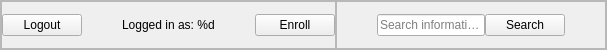
            <widget class="QFrame" name="student_menu_container">
             <property name="maximumSize">
              <size>
               <width>16777215</width>
               <height>50</height>
              </size>
             </property>
             <property name="frameShape">
              <enum>QFrame::StyledPanel</enum>
             </property>
             <property name="frameShadow">
              <enum>QFrame::Raised</enum>
             </property>
             <layout class="QHBoxLayout" name="horizontalLayout_5">
              <property name="spacing">
               <number>0</number>
              </property>
              <property name="leftMargin">
               <number>0</number>
              </property>
              <property name="topMargin">
               <number>0</number>
              </property>
              <property name="rightMargin">
               <number>0</number>
              </property>
              <property name="bottomMargin">
               <number>0</number>
              </property>
              <item>
               <widget class="QFrame" name="student_button_container">
                <property name="frameShape">
                 <enum>QFrame::StyledPanel</enum>
                </property>
                <property name="frameShadow">
                 <enum>QFrame::Raised</enum>
                </property>
                <layout class="QHBoxLayout" name="horizontalLayout_6">
                 <property name="spacing">
                  <number>0</number>
                 </property>
                 <property name="leftMargin">
                  <number>0</number>
                 </property>
                 <property name="topMargin">
                  <number>0</number>
                 </property>
                 <property name="rightMargin">
                  <number>0</number>
                 </property>
                 <property name="bottomMargin">
                  <number>0</number>
                 </property>
                 <item>
                  <widget class="QPushButton" name="student_logout_button">
                   <property name="text">
                    <string>Logout</string>
                   </property>
                  </widget>
                 </item>
                 <item>
                  <spacer name="horizontalSpacer_7">
                   <property name="orientation">
                    <enum>Qt::Horizontal</enum>
                   </property>
                   <property name="sizeHint" stdset="0">
                    <size>
                     <width>40</width>
                     <height>20</height>
                    </size>
                   </property>
                  </spacer>
                 </item>
                 <item>
                  <widget class="QLabel" name="student_label">
                   <property name="text">
                    <string>Logged in as: %d</string>
                   </property>
                  </widget>
                 </item>
                 <item>
                  <spacer name="horizontalSpacer_5">
                   <property name="orientation">
                    <enum>Qt::Horizontal</enum>
                   </property>
                   <property name="sizeHint" stdset="0">
                    <size>
                     <width>40</width>
                     <height>20</height>
                    </size>
                   </property>
                  </spacer>
                 </item>
                 <item>
                  <widget class="QPushButton" name="student_enroll_button">
                   <property name="text">
                    <string>Enroll</string>
                   </property>
                  </widget>
                 </item>
                </layout>
               </widget>
              </item>
              <item>
               <widget class="QFrame" name="student_search_container">
                <property name="frameShape">
                 <enum>QFrame::StyledPanel</enum>
                </property>
                <property name="frameShadow">
                 <enum>QFrame::Raised</enum>
                </property>
                <layout class="QHBoxLayout" name="horizontalLayout_7">
                 <property name="spacing">
                  <number>0</number>
                 </property>
                 <property name="leftMargin">
                  <number>0</number>
                 </property>
                 <property name="topMargin">
                  <number>0</number>
                 </property>
                 <property name="rightMargin">
                  <number>0</number>
                 </property>
                 <property name="bottomMargin">
                  <number>0</number>
                 </property>
                 <item>
                  <spacer name="horizontalSpacer_3">
                   <property name="orientation">
                    <enum>Qt::Horizontal</enum>
                   </property>
                   <property name="sizeHint" stdset="0">
                    <size>
                     <width>40</width>
                     <height>20</height>
                    </size>
                   </property>
                  </spacer>
                 </item>
                 <item>
                  <widget class="QLineEdit" name="student_search_bar">
                   <property name="placeholderText">
                    <string>Search information...</string>
                   </property>
                  </widget>
                 </item>
                 <item>
                  <widget class="QPushButton" name="student_search_button">
                   <property name="text">
                    <string>Search</string>
                   </property>
                  </widget>
                 </item>
                 <item>
                  <spacer name="horizontalSpacer_4">
                   <property name="orientation">
                    <enum>Qt::Horizontal</enum>
                   </property>
                   <property name="sizeHint" stdset="0">
                    <size>
                     <width>40</width>
                     <height>20</height>
                    </size>
                   </property>
                  </spacer>
                 </item>
                </layout>
               </widget>
              </item>
             </layout>
            </widget>
